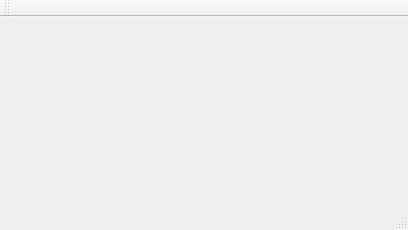
<?xml version="1.0" encoding="UTF-8"?>
<ui version="4.0">
 <class>MainWindow</class>
 <widget class="QMainWindow" name="MainWindow">
  <property name="geometry">
   <rect>
    <x>0</x>
    <y>0</y>
    <width>408</width>
    <height>230</height>
   </rect>
  </property>
  <property name="windowTitle">
   <string>MainWindow</string>
  </property>
  <widget class="QWidget" name="centralWidget">
   <layout class="QVBoxLayout" name="verticalLayout">
    <item>
     <widget class="MyWidget" name="widget" native="true"/>
    </item>
    <item>
     <widget class="MyWidget" name="widget_2" native="true"/>
    </item>
    <item>
     <widget class="MyWidget" name="widget_3" native="true"/>
    </item>
   </layout>
  </widget>
  <widget class="QMenuBar" name="menuBar">
   <property name="geometry">
    <rect>
     <x>0</x>
     <y>0</y>
     <width>408</width>
     <height>21</height>
    </rect>
   </property>
  </widget>
  <widget class="QToolBar" name="mainToolBar">
   <attribute name="toolBarArea">
    <enum>TopToolBarArea</enum>
   </attribute>
   <attribute name="toolBarBreak">
    <bool>false</bool>
   </attribute>
  </widget>
  <widget class="QStatusBar" name="statusBar"/>
 </widget>
 <layoutdefault spacing="6" margin="11"/>
 <customwidgets>
  <customwidget>
   <class>MyWidget</class>
   <extends>QWidget</extends>
   <header>mywidget.h</header>
   <container>1</container>
  </customwidget>
 </customwidgets>
 <resources/>
 <connections/>
</ui>
